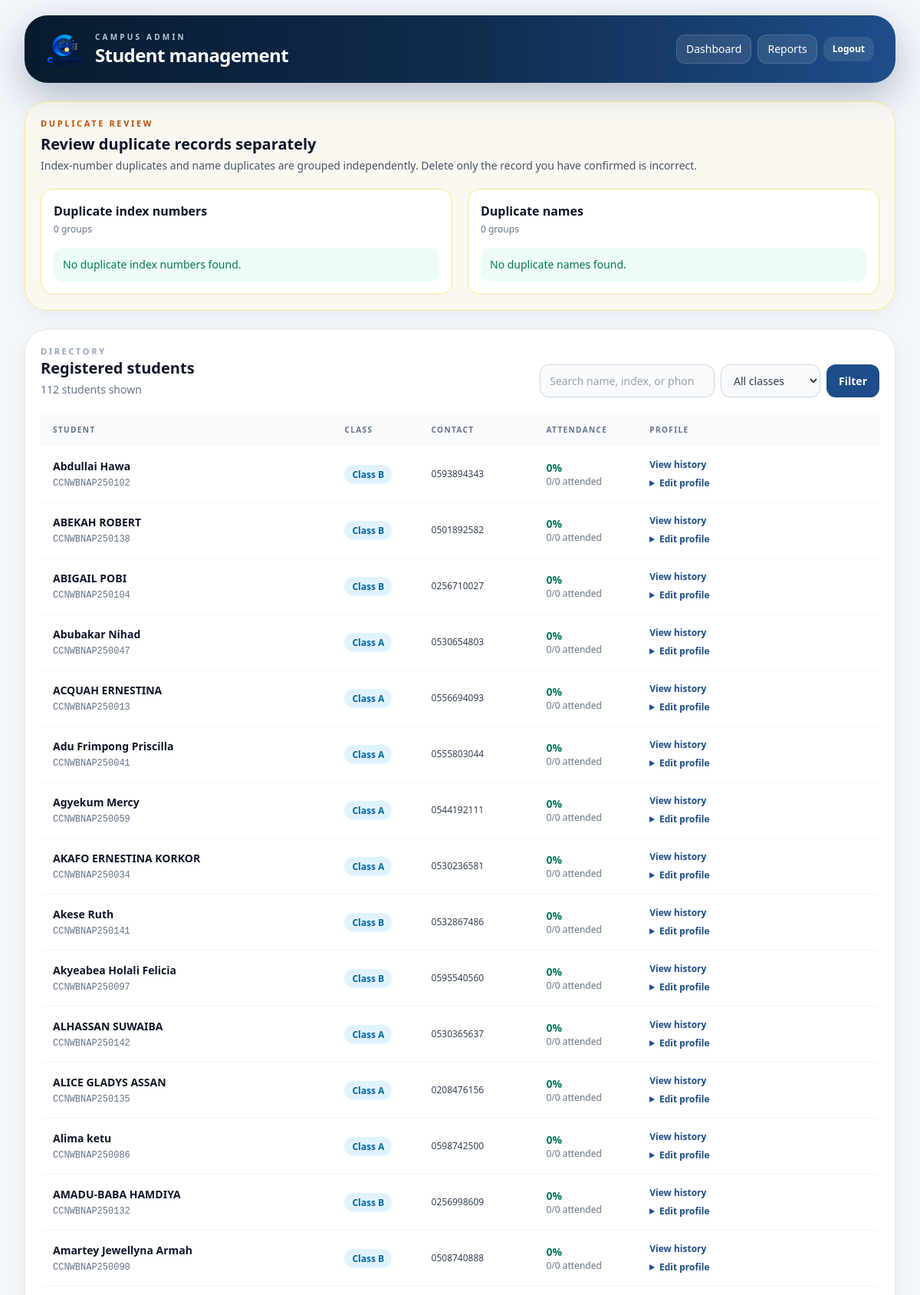
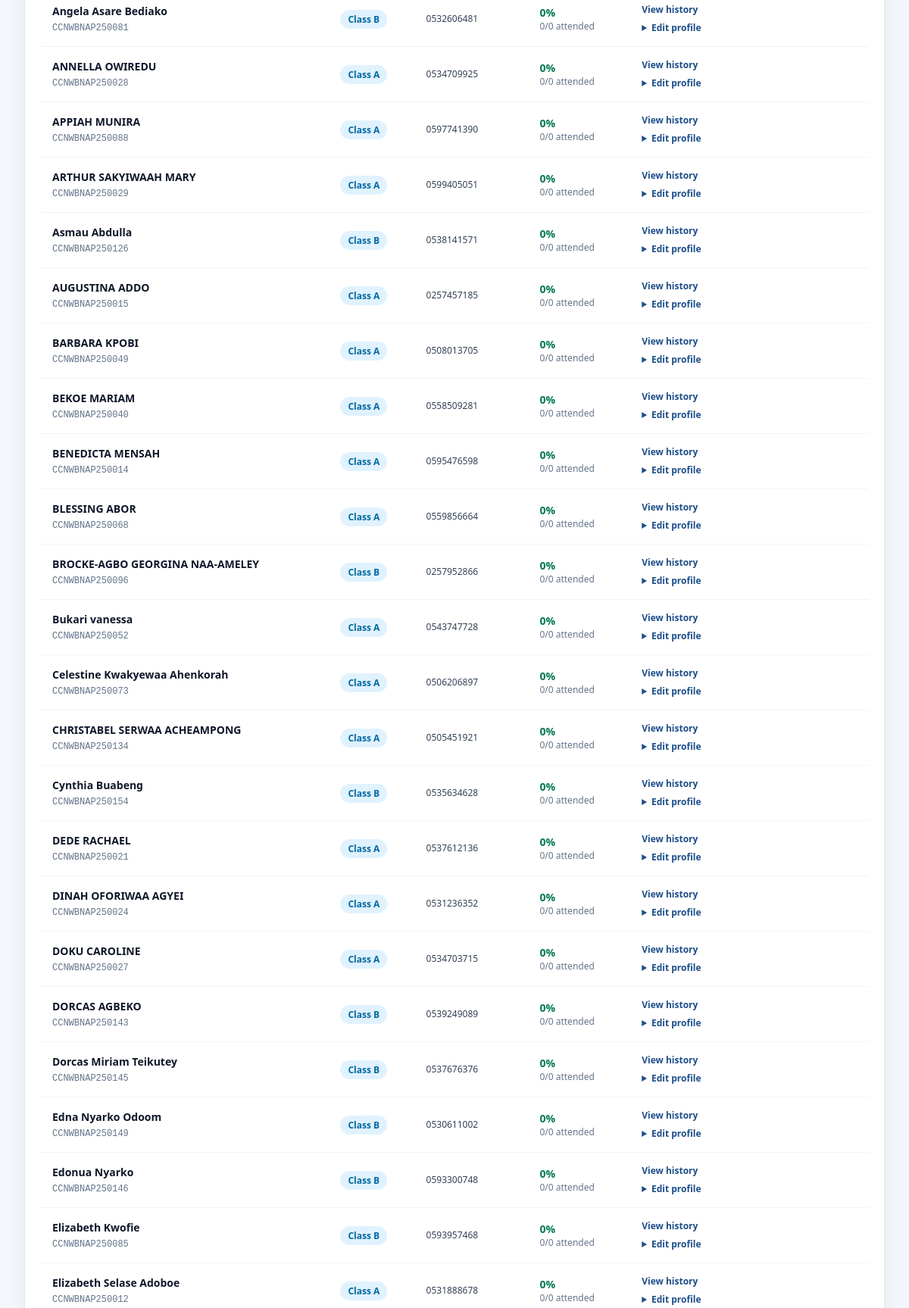
The app's page /admin/students.php (signed in, upper part) with its own data (2 pictures, top to bottom).
### tables this page shows
CREATE TABLE IF NOT EXISTS `students` (
  `id` int(11) NOT NULL,
  `index_number` varchar(30) NOT NULL,
  `full_name` varchar(100) NOT NULL,
  `phone` varchar(20) NOT NULL,
  `class_name` enum('A','B') NOT NULL DEFAULT 'A',
  `password_hash` varchar(255) NOT NULL,
  `privacy_policy_accepted_at` timestamp NULL DEFAULT NULL,
  `created_at` timestamp NOT NULL DEFAULT current_timestamp()
);

### admin/students.php (the view, shortened to what this page needs)
<?php
require_once __DIR__ . '/../includes/bootstrap.php';
$is_main_admin = ($_SESSION['admin_role'] ?? 'admin') === 'admin';
$search = trim($_GET['search'] ?? '');
$where = [];
$params = [];
$where_sql = $where ? 'WHERE ' . implode(' AND ', $where) : '';
$stmt = $pdo->prepare("
    SELECT
        st.id,
        st.index_number,
        st.full_name,
        st.phone,
        st.class_name,
        st.created_at,
        (SELECT COUNT(*) FROM students duplicate_st WHERE duplicate_st.index_number = st.index_number) AS index_count,
        (SELECT COUNT(*) FROM students duplicate_st WHERE LOWER(TRIM(duplicate_st.full_name)) = LOWER(TRIM(st.full_name))) AS name_count,
        COUNT(DISTINCT s.id) AS completed_sessions,
        COUNT(DISTINCT r.id) AS attended_sessions
    FROM students st
    LEFT JOIN attendance_sessions s
        ON s.start_time <= NOW()
       AND s.end_time <= NOW()
       AND (s.target_class = st.class_name OR s.target_class = 'both')
    LEFT JOIN attendance_records r
        ON r.session_id = s.id
       AND r.student_id = st.id
    $where_sql
    GROUP BY st.id, st.index_number, st.full_name, st.phone, st.class_name, st.created_at
    ORDER BY st.full_name ASC, st.index_number ASC
");
$stmt->execute($params);
$students = $stmt->fetchAll();
$duplicate_index_groups = [];
$duplicate_name_groups = [];
?>
<!DOCTYPE html>
<html lang="en">
<head>
    <link rel="stylesheet" href="../assets/tailwind.css">
    <link rel="stylesheet" href="../includes/mobile.css">
</head>
<body class="mobile-page min-h-screen bg-[#f3f6fb] text-slate-800 antialiased">
<div class="mx-auto max-w-7xl px-4 py-5 sm:px-6 lg:px-8">
    <header class="mb-6 overflow-hidden rounded-[30px] bg-gradient-to-r from-[#071b2f] via-[#102b4d] to-[#1d4e89] text-white shadow-[0_18px_50px_rgba(10,31,64,0.28)]">
        <div class="flex flex-col gap-5 px-5 py-5 sm:px-6 lg:flex-row lg:items-center lg:justify-between lg:px-7">
            <div class="flex items-center gap-4">
                <img src="../assets/logo-dashboard.png" alt="C-Attend logo" class="h-12 w-12 shrink-0 object-contain" />
                <div>
                    <p class="text-[10px] font-semibold uppercase tracking-[0.32em] text-sky-100/80">Campus admin</p>
                    <h1 class="text-2xl font-black tracking-tight">Student management</h1>
                </div>
            </div>
            <div class="admin-nav flex flex-wrap items-center gap-2 text-sm font-medium">
                <a href="dashboard.php" class="rounded-xl border border-white/15 bg-white/10 px-3 py-2 text-white transition hover:bg-white/20">Dashboard</a>
                <a href="reports.php" class="rounded-xl border border-white/15 bg-white/10 px-3 py-2 text-white transition hover:bg-white/20">Reports</a>
                <a href="logout.php" class="rounded-xl bg-white/10 px-3 py-2 text-xs font-semibold text-white transition hover:bg-white/20">Logout</a>
            </div>
        </div>
    </header>
    <?php if ($is_main_admin): ?>
        <section class="mb-6 rounded-[30px] border border-amber-200 bg-amber-50/60 p-4 shadow-[0_10px_24px_rgba(15,23,42,0.04)] sm:p-5">
            <div class="mb-5">
                <p class="text-[11px] font-semibold uppercase tracking-[0.24em] text-amber-700">Duplicate review</p>
                <h2 class="mt-1 text-xl font-black text-slate-900">Review duplicate records separately</h2>
                <p class="mt-1 text-sm text-slate-600">Index-number duplicates and name duplicates are grouped independently. Delete only the record you have confirmed is incorrect.</p>
            </div>
            <div class="grid gap-5 lg:grid-cols-2">
                <div class="rounded-2xl border border-amber-200 bg-white p-4">
                    <h3 class="font-bold text-slate-900">Duplicate index numbers</h3>
                    <p class="mt-1 text-xs text-slate-500"><?= count($duplicate_index_groups) ?> group<?= count($duplicate_index_groups) === 1 ? '' : 's' ?></p>
                    <?php if (!$duplicate_index_groups): ?>
                        <p class="mt-4 rounded-xl bg-emerald-50 p-3 text-sm text-emerald-700">No duplicate index numbers found.</p>
                    <?php endif; ?>
                </div>
                <div class="rounded-2xl border border-amber-200 bg-white p-4">
                    <h3 class="font-bold text-slate-900">Duplicate names</h3>
                    <p class="mt-1 text-xs text-slate-500"><?= count($duplicate_name_groups) ?> group<?= count($duplicate_name_groups) === 1 ? '' : 's' ?></p>
                    <?php if (!$duplicate_name_groups): ?>
                        <p class="mt-4 rounded-xl bg-emerald-50 p-3 text-sm text-emerald-700">No duplicate names found.</p>
                    <?php endif; ?>
                </div>
            </div>
        </section>
    <?php endif; ?>
    <section class="rounded-[30px] border border-slate-200 bg-white p-4 shadow-[0_10px_24px_rgba(15,23,42,0.06)] sm:p-5">
        <div class="mb-5 flex flex-col gap-3 sm:flex-row sm:items-end sm:justify-between">
            <div>
                <p class="text-[11px] font-semibold uppercase tracking-[0.24em] text-slate-400">Directory</p>
                <h2 class="text-xl font-black text-slate-900">Registered students</h2>
                <p class="mt-1 text-sm text-slate-500"><?= count($students) ?> student<?= count($students) === 1 ? '' : 's' ?> shown</p>
            </div>
            <form method="get" class="grid gap-2 sm:grid-cols-[minmax(220px,1fr)_130px_auto]">
                <input type="search" name="search" value="<?= htmlspecialchars($search) ?>" placeholder="Search name, index, or phone" class="rounded-xl border border-slate-300 bg-slate-50 px-3 py-2.5 text-sm text-slate-700 focus:border-[#1d4e89] focus:outline-none focus:ring-2 focus:ring-sky-200">
                <select name="class" class="rounded-xl border border-slate-300 bg-slate-50 px-3 py-2.5 text-sm text-slate-700 focus:border-[#1d4e89] focus:outline-none focus:ring-2 focus:ring-sky-200">
                    <option value="">All classes</option>
                </select>
                <button class="rounded-xl bg-[#1d4e89] px-4 py-2.5 text-sm font-semibold text-white transition hover:bg-[#163d6d]">Filter</button>
            </form>
        </div>
        <?php if (!$students): ?>
            <div class="rounded-2xl border border-dashed border-slate-200 bg-slate-50 p-8 text-center text-sm text-slate-500">No students match the selected filters.</div>
        <?php else: ?>
            <div class="overflow-x-auto">
                <table class="min-w-full text-left text-sm text-slate-700">
                    <thead class="bg-slate-50 text-[10px] uppercase tracking-[0.14em] text-slate-500">
                    <tr>
                        <th class="px-4 py-3">Student</th>
                        <th class="px-4 py-3">Class</th>
                        <th class="px-4 py-3">Contact</th>
                        <th class="px-4 py-3">Attendance</th>
                        <th class="px-4 py-3">Profile</th>
                    </tr>
                    </thead>
                    <tbody class="divide-y divide-slate-100">
                    <?php foreach ($students as $student): ?>
                        <?php
                        $completed = (int)$student['completed_sessions'];
                        $attended = (int)$student['attended_sessions'];
                        $rate = $completed > 0 ? (int)round(($attended / $completed) * 100) : 0;
                        ?>
                        <tr class="hover:bg-slate-50">
                            <td class="px-4 py-4">
                                <p class="font-semibold text-slate-900"><?= htmlspecialchars($student['full_name']) ?></p>
                                <p class="mt-1 font-mono text-xs text-slate-500"><?= htmlspecialchars($student['index_number']) ?></p>
                            </td>
                            <td class="px-4 py-4"><span class="rounded-full bg-sky-100 px-2.5 py-1 text-xs font-semibold text-sky-700">Class <?= htmlspecialchars($student['class_name']) ?></span></td>
                            <td class="px-4 py-4 text-xs"><?= htmlspecialchars($student['phone']) ?></td>
                            <td class="px-4 py-4">
                                <p class="font-semibold <?= $rate < 75 && $completed > 0 ? 'text-rose-600' : 'text-emerald-700' ?>"><?= $rate ?>%</p>
                                <p class="text-xs text-slate-500"><?= $attended ?>/<?= $completed ?> attended</p>
                            </td>
                            <td class="px-4 py-4">
                                <div class="flex min-w-[230px] flex-col gap-2">
                                    <a href="?student_id=<?= (int)$student['id'] ?>" class="text-xs font-semibold text-[#1d4e89]">View history</a>
                                <details>
                                    <summary class="cursor-pointer text-xs font-semibold text-[#1d4e89]">Edit profile</summary>
                                </details>
                                </div>
                            </td>
                        </tr>
                    <?php endforeach; ?>
                    </tbody>
                </table>
            </div>
        <?php endif; ?>
    </section>
</div>
</body>
</html>

### records on screen
students: full_name "Abdullai Hawa", index_number "CCNWBNAP250102", class_name "B", phone "0593894343", rate "0", attended "0", completed "0"
students: full_name "ABEKAH ROBERT", index_number "CCNWBNAP250138", class_name "B", phone "0501892582", rate "0", attended "0", completed "0"
students: full_name "ABIGAIL POBI", index_number "CCNWBNAP250104", class_name "B", phone "0256710027", rate "0", attended "0", completed "0"
students: full_name "Abubakar Nihad", index_number "CCNWBNAP250047", class_name "A", phone "0530654803", rate "0", attended "0", completed "0"
students: full_name "ACQUAH ERNESTINA", index_number "CCNWBNAP250013", class_name "A", phone "0556694093", rate "0", attended "0", completed "0"
students: full_name "Adu Frimpong Priscilla", index_number "CCNWBNAP250041", class_name "A", phone "0555803044", rate "0", attended "0", completed "0"
students: full_name "Agyekum Mercy", index_number "CCNWBNAP250059", class_name "A", phone "0544192111", rate "0", attended "0", completed "0"
students: full_name "AKAFO ERNESTINA KORKOR", index_number "CCNWBNAP250034", class_name "A", phone "0530236581", rate "0", attended "0", completed "0"
students: full_name "Akese Ruth", index_number "CCNWBNAP250141", class_name "B", phone "0532867486", rate "0", attended "0", completed "0"
students: full_name "Akyeabea Holali Felicia", index_number "CCNWBNAP250097", class_name "B", phone "0595540560", rate "0", attended "0", completed "0"
students: full_name "ALHASSAN SUWAIBA", index_number "CCNWBNAP250142", class_name "A", phone "0530365637", rate "0", attended "0", completed "0"
students: full_name "ALICE GLADYS ASSAN", index_number "CCNWBNAP250135", class_name "A", phone "0208476156", rate "0", attended "0", completed "0"
students: full_name "Alima ketu", index_number "CCNWBNAP250086", class_name "A", phone "0598742500", rate "0", attended "0", completed "0"
students: full_name "AMADU-BABA HAMDIYA", index_number "CCNWBNAP250132", class_name "B", phone "0256998609", rate "0", attended "0", completed "0"
students: full_name "Amartey Jewellyna Armah", index_number "CCNWBNAP250090", class_name "B", phone "0508740888", rate "0", attended "0", completed "0"
students: full_name "Angela Asare Bediako", index_number "CCNWBNAP250081", class_name "B", phone "0532606481", rate "0", attended "0", completed "0"
students: full_name "ANNELLA OWIREDU", index_number "CCNWBNAP250028", class_name "A", phone "0534709925", rate "0", attended "0", completed "0"
students: full_name "APPIAH MUNIRA", index_number "CCNWBNAP250088", class_name "A", phone "0597741390", rate "0", attended "0", completed "0"
students: full_name "ARTHUR SAKYIWAAH MARY", index_number "CCNWBNAP250029", class_name "A", phone "0599405051", rate "0", attended "0", completed "0"
students: full_name "Asmau Abdulla", index_number "CCNWBNAP250126", class_name "B", phone "0538141571", rate "0", attended "0", completed "0"
students: full_name "AUGUSTINA ADDO", index_number "CCNWBNAP250015", class_name "A", phone "0257457185", rate "0", attended "0", completed "0"
students: full_name "BARBARA KPOBI", index_number "CCNWBNAP250049", class_name "A", phone "0508013705", rate "0", attended "0", completed "0"
students: full_name "BEKOE MARIAM", index_number "CCNWBNAP250040", class_name "A", phone "0558509281", rate "0", attended "0", completed "0"
students: full_name "BENEDICTA MENSAH", index_number "CCNWBNAP250014", class_name "A", phone "0595476598", rate "0", attended "0", completed "0"
students: full_name "BLESSING ABOR", index_number "CCNWBNAP250068", class_name "A", phone "0559856664", rate "0", attended "0", completed "0"
students: full_name "BROCKE-AGBO GEORGINA NAA-AMELEY", index_number "CCNWBNAP250096", class_name "B", phone "0257952866", rate "0", attended "0", completed "0"
students: full_name "Bukari vanessa", index_number "CCNWBNAP250052", class_name "A", phone "0543747728", rate "0", attended "0", completed "0"
students: full_name "Celestine Kwakyewaa Ahenkorah", index_number "CCNWBNAP250073", class_name "A", phone "0506206897", rate "0", attended "0", completed "0"
students: full_name "CHRISTABEL SERWAA ACHEAMPONG", index_number "CCNWBNAP250134", class_name "A", phone "0505451921", rate "0", attended "0", completed "0"
students: full_name "Cynthia Buabeng", index_number "CCNWBNAP250154", class_name "B", phone "0535634628", rate "0", attended "0", completed "0"
students: full_name "DEDE RACHAEL", index_number "CCNWBNAP250021", class_name "A", phone "0537612136", rate "0", attended "0", completed "0"
students: full_name "DINAH OFORIWAA AGYEI", index_number "CCNWBNAP250024", class_name "A", phone "0531236352", rate "0", attended "0", completed "0"
students: full_name "DOKU CAROLINE", index_number "CCNWBNAP250027", class_name "A", phone "0534703715", rate "0", attended "0", completed "0"
students: full_name "DORCAS AGBEKO", index_number "CCNWBNAP250143", class_name "B", phone "0539249089", rate "0", attended "0", completed "0"
students: full_name "Dorcas Miriam Teikutey", index_number "CCNWBNAP250145", class_name "B", phone "0537676376", rate "0", attended "0", completed "0"
students: full_name "Edna Nyarko Odoom", index_number "CCNWBNAP250149", class_name "B", phone "0530611002", rate "0", attended "0", completed "0"
students: full_name "Edonua Nyarko", index_number "CCNWBNAP250146", class_name "B", phone "0593300748", rate "0", attended "0", completed "0"
students: full_name "Elizabeth Kwofie", index_number "CCNWBNAP250085", class_name "B", phone "0593957468", rate "0", attended "0", completed "0"
students: full_name "Elizabeth Selase Adoboe", index_number "CCNWBNAP250012", class_name "A", phone "0531888678", rate "0", attended "0", completed "0"

### other values on screen
count($duplicate_index_groups) "0"
count($duplicate_name_groups) "0"
count($students) "112"
